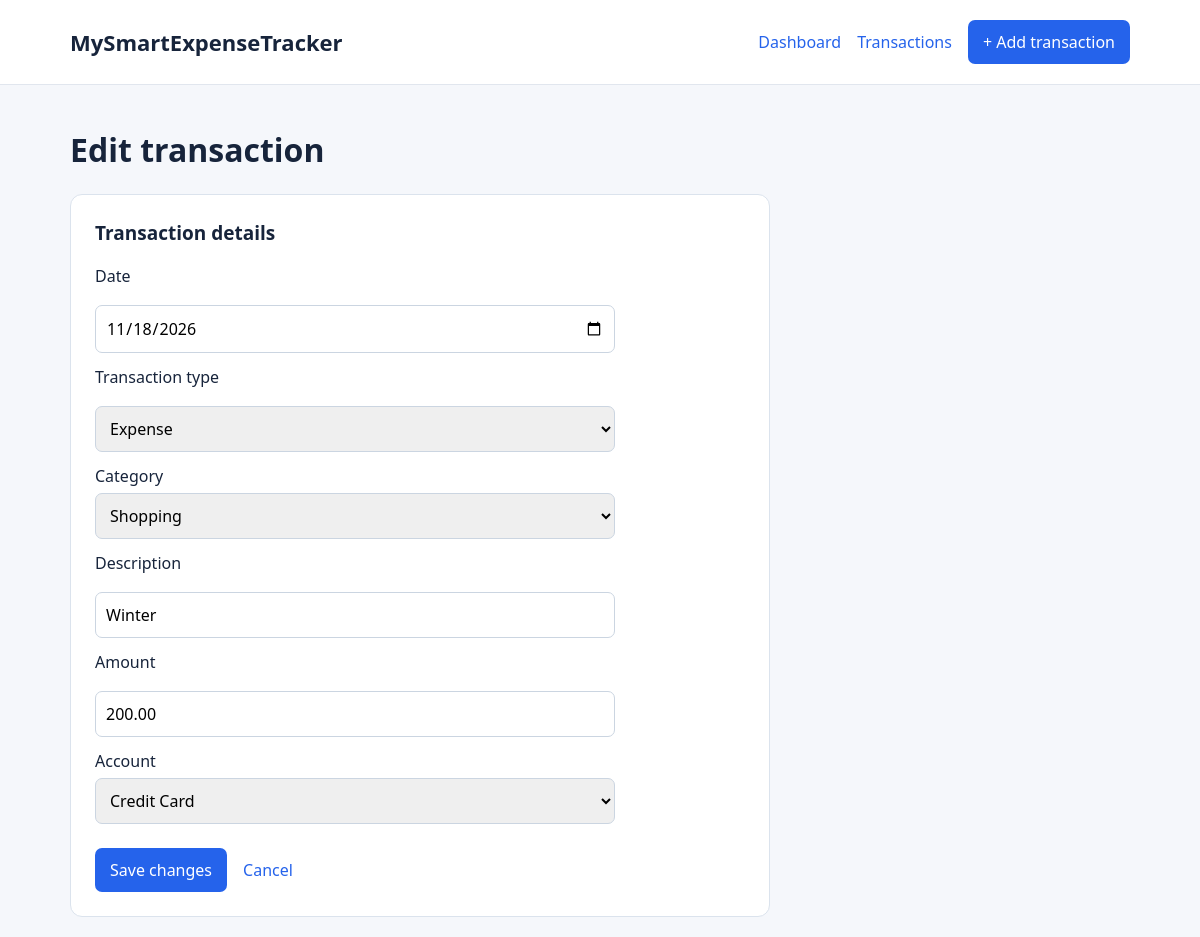
Before: /edit/2 with the older database file.
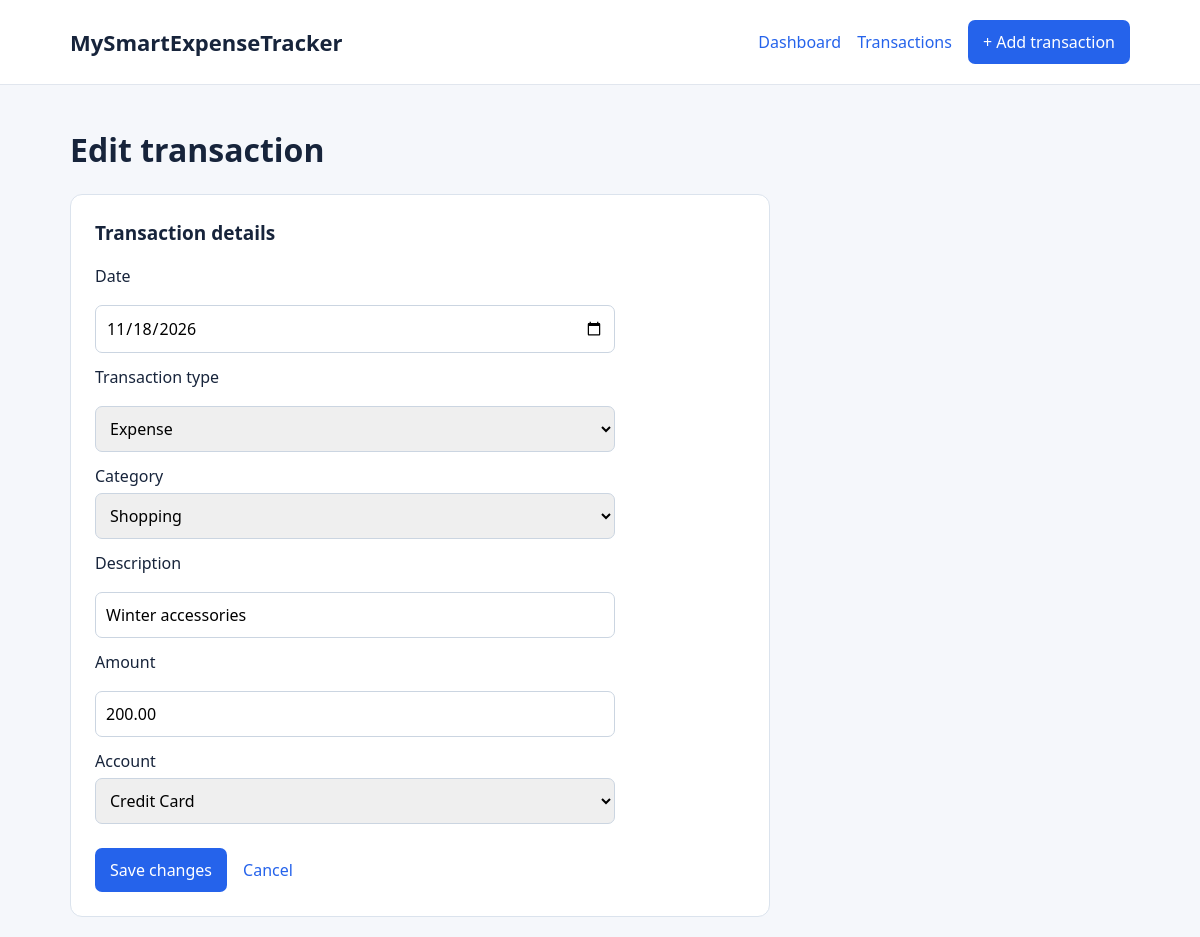
After: the same page with the newer database file.
### tables this page shows
CREATE TABLE transactions (
        transaction_id INTEGER PRIMARY KEY AUTOINCREMENT,
        transaction_date TEXT NOT NULL,
        description TEXT NOT NULL,
        amount REAL NOT NULL CHECK(amount > 0),
        transaction_type TEXT NOT NULL
            CHECK(transaction_type IN ('income', 'expense')),
        category_id INTEGER NOT NULL,
        account_id INTEGER NOT NULL, custom_category TEXT,

        FOREIGN KEY (category_id)
            REFERENCES categories(category_id),

        FOREIGN KEY (account_id)
            REFERENCES accounts(account_id)
    );

CREATE TABLE categories (
        category_id INTEGER PRIMARY KEY AUTOINCREMENT,
        category_name TEXT NOT NULL,
        category_type TEXT NOT NULL
            CHECK(category_type IN ('income', 'expense')),
        UNIQUE(category_name, category_type)
    );

CREATE TABLE accounts (
            account_id INTEGER PRIMARY KEY AUTOINCREMENT,
            account_name TEXT NOT NULL UNIQUE
        );

### app.py (the view, shortened to what this page needs)
@app.route("/edit/<int:transaction_id>", methods=["GET","POST"])
def edit_transaction(transaction_id):
    conn=get_db_connection()
    transaction=conn.execute("""
        SELECT *
        FROM transactions
        WHERE transaction_id=?

    """, (transaction_id,)
    ).fetchone()
    if transaction is None:
        conn.close()
        return "Transaction not found.", 404
    categories = conn.execute(
        "SELECT * FROM categories ORDER BY category_name"
    ).fetchall()
    accounts = conn.execute(
        "SELECT * FROM accounts ORDER BY account_name"
    ).fetchall()
    conn.close()
    return render_template(
        "transaction_form.html",
        transaction=transaction,
        today=date.today().isoformat(),
        categories=categories,
        accounts=accounts
    )

### database.py (called while the page is built)
def get_db_connection():
    conn=sqlite3.connect(DB_PATH)
    conn.row_factory=sqlite3.Row
    conn.execute("PRAGMA foreign_keys =ON")
    return conn

### templates/transaction_form.html (shortened to what this page needs)
{% extends 'base.html' %}
{% block content %}
{% set prefill = prefill | default(none) %}
{% if transaction %}
{% set form_date = transaction.transaction_date %}
{% set form_description = transaction.description %}
{% set form_amount = transaction.amount %}
{% set form_type = transaction.transaction_type %}
{% elif prefill %}
{% set form_date = prefill.transaction_date or '' %}
{% set form_description = prefill.description or '' %}
{% set form_amount = prefill.amount %}
{% set form_type = prefill.transaction_type or '' %}
{% else %}
{% set form_date = today %}
{% set form_description = '' %}
{% set form_amount = none %}
{% set form_type = 'expense' %}
{% endif %}
<h1>{{ 'Edit' if transaction else 'Add' }} transaction</h1>
<div class="transaction-layout {{ 'edit-layout' if transaction else '' }}">
    <article class="transaction-details">
        <h2>Transaction details</h2>
        <form action="{{ url_for('edit_transaction', transaction_id=transaction.transaction_id)
                if transaction else url_for('add_transaction') }}" method="POST">
            <label for="transaction_date">Date</label>
            <input type="date" id="transaction_date" name="transaction_date" value="{{ form_date }}" required>
            <label for="transaction_type">
                Transaction type
            </label>
            <select id="transaction_type" name="transaction_type" required>
                <option value="expense" {% if form_type=='expense' %}selected{% endif %}>
                    Expense
                </option>
            </select>
            <label>
                Category
                <select id="category_id" name="category_id" required>
                    {% for category in categories %}
                    <option value="{{ category['category_id'] }}" data-type="{{ category['category_type'] }}"
                        data-name="{{ category['category_name'] }}" {% if transaction and
                        transaction.category_id==category.category_id %} selected{% endif %}>
                        {{ category['category_name'] }}
                    </option>
                    {% endfor %}
                </select>
            </label>
            <label for="description">Description</label>
            <input type="text" id="description" name="description" value="{{ form_description }}" maxlength="200"
                required>
            <label for="amount">Amount</label>
            <input type="number" id="amount" name="amount" min="0.01" step="0.01"
                value="{{ '%.2f' | format(form_amount) if form_amount is not none else '' }}" required>
            <label>
                Account
                <select name="account_id" required>
                    {% for account in accounts %}
                    <option value="{{ account['account_id'] }}" {% if transaction and
                        transaction.account_id==account.account_id %} selected{% endif %}>
                        {{ account['account_name'] }}
                    </option>
                    {% endfor %}
                </select>
            </label>
            <div class="actions">
                <button type="submit">
                    {{ 'Save changes' if transaction else 'Add transaction' }}
                </button>
                <a href="{{ url_for('transactions') }}">Cancel</a>
            </div>
        </form>
    </article>
</div>
{% endblock %}

Changed rows visible on the page:
changed transactions "Expense": description "Winter" → "Winter accessories"
